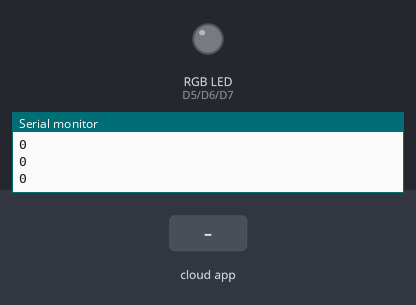
A sketch run on a simulated ESP8266 (NodeMCU). Parts: an RGB LED mixed from three pins (HIGH = lit), the last lines printed to the serial monitor. The test bench sets the inputs (shaded band). Dim RGB values are drawn brighter than linear; WiFi joins after 1.5 s; servers stay silent unless stated; the Firebase database answers and starts empty.

Above: at 2.7 s.
2.8 s: the phone or cloud app sets Range1 to 1
At 4.0 s:
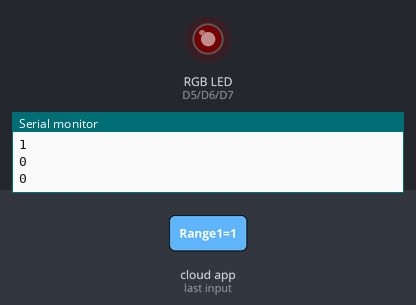
4.5 s: the phone or cloud app sets Range2 to 90
At 6.1 s:
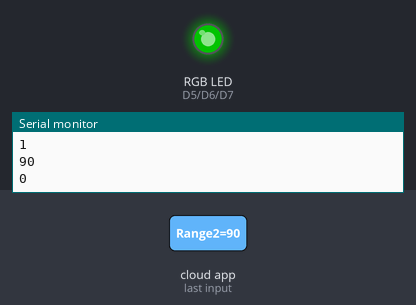
6.4 s: the phone or cloud app sets Range3 to 1
At 8.1 s:
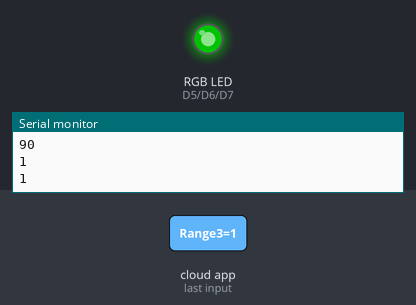
8.4 s: the phone or cloud app sets Range1 to 0
At 9.5 s:
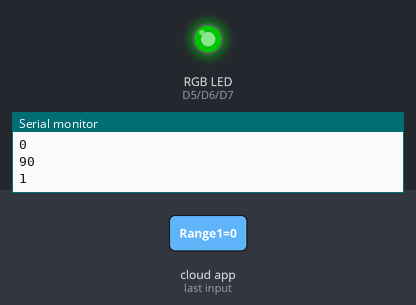
9.9 s: the phone or cloud app sets Range2 to 0
At 11.5 s:
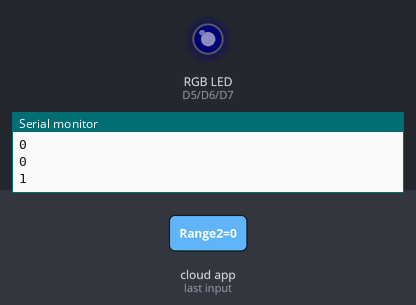
11.8 s: the phone or cloud app sets Range3 to 90
At 12.6 s:
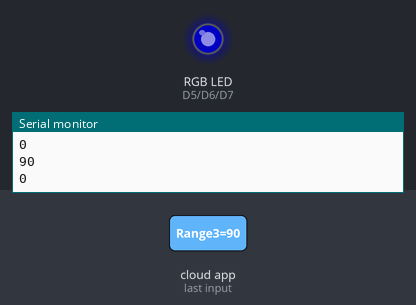
Timing chart, 0 to 14.8 s (numbered marks = the images above; inputs shaded):
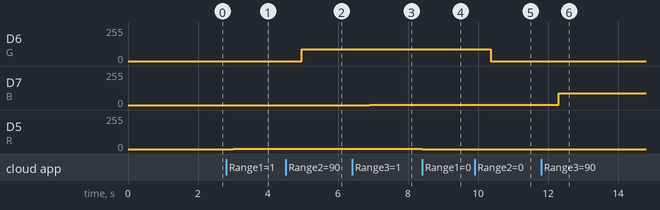

The sketch:

ESP8266_RGB_SAMRTAPP.ino
```cpp
#include <ESP8266WiFi.h>
#include <FirebaseArduino.h>

#define R D5
#define G D6
#define B D7

#define FIREBASE_HOST "db-ionics-tester.firebaseio.com"
#define FIREBASE_AUTH "QoZE7t6nSIHXKSW7BqQQZvgLyXvhdow4oFKILM8d"
#define WIFI_SSID "dlink-ABD0"
#define WIFI_PASSWORD "yyafr68490"


void setup() {
  Serial.begin(115200);
  Serial.println();
  Serial.println("-------------------------------------");
  Serial.println("Running!");
  Serial.println("-------------------------------------");
  // Connect to Wifi.
  Serial.println();
  WiFi.begin(WIFI_SSID, WIFI_PASSWORD);
  Serial.printf("WiFi Connecting to %s\n", WIFI_SSID);
  while (WiFi.status() != WL_CONNECTED) {
    delay(500);
    Serial.print(".");
  }
  Serial.printf("\nWiFi connected\nIP : ");
  Serial.println(WiFi.localIP());
  Serial.println();
  Firebase.begin(FIREBASE_HOST, FIREBASE_AUTH);
  pinMode(R, OUTPUT); pinMode(G, OUTPUT); pinMode(B, OUTPUT);

}
void loop() {
  // run
  Serial.println(Firebase.getInt("/servo/Range1"));
  Serial.println(Firebase.getInt("/servo/Range2"));
  Serial.println(Firebase.getInt("/servo/Range3"));

  analogWrite(R, Firebase.getInt("/servo/Range1"));
  analogWrite(G, Firebase.getInt("/servo/Range2"));
  analogWrite(B, Firebase.getInt("/servo/Range3"));

}
```

Measured:
- after the input at 2.8 s, D5 (R): 0/255 → 1/255 after 0.21 s
- after the input at 4.5 s, D6 (G): 0/255 → 90/255 after 0.46 s
- after the input at 6.4 s, D7 (B): 0/255 → 1/255 after 0.51 s
- after the input at 8.4 s, D5 (R): 1/255 → 0/255 at once
- after the input at 9.9 s, D6 (G): 90/255 → 0/255 after 0.46 s
- after the input at 11.8 s, D7 (B): 1/255 → 90/255 after 0.51 s
